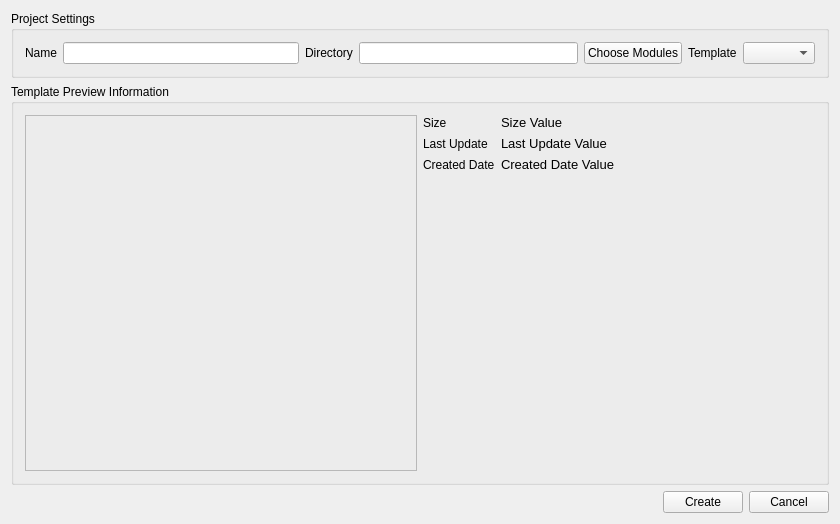
<?xml version="1.0" encoding="UTF-8"?>
<ui version="4.0">
 <class>NewProjectPageClass</class>
 <widget class="QWidget" name="NewProjectPageClass">
  <property name="windowModality">
   <enum>Qt::ApplicationModal</enum>
  </property>
  <property name="geometry">
   <rect>
    <x>0</x>
    <y>0</y>
    <width>840</width>
    <height>524</height>
   </rect>
  </property>
  <property name="font">
   <font>
    <family>Arial</family>
    <weight>50</weight>
    <italic>false</italic>
    <bold>false</bold>
   </font>
  </property>
  <property name="windowTitle">
   <string>Create a New Project</string>
  </property>
  <property name="styleSheet">
   <string notr="true"/>
  </property>
  <layout class="QVBoxLayout" name="verticalLayout">
   <item>
    <widget class="QGroupBox" name="groupBox">
     <property name="sizePolicy">
      <sizepolicy hsizetype="Preferred" vsizetype="Minimum">
       <horstretch>0</horstretch>
       <verstretch>0</verstretch>
      </sizepolicy>
     </property>
     <property name="title">
      <string>Project Settings</string>
     </property>
     <layout class="QHBoxLayout" name="horizontalLayout_7">
      <item>
       <layout class="QHBoxLayout" name="horizontalLayout">
        <item>
         <widget class="QLabel" name="label_7">
          <property name="text">
           <string>Name</string>
          </property>
         </widget>
        </item>
        <item>
         <widget class="QLineEdit" name="NameTextEdit"/>
        </item>
       </layout>
      </item>
      <item>
       <layout class="QHBoxLayout" name="horizontalLayout_4">
        <item>
         <widget class="QLabel" name="label_2">
          <property name="text">
           <string>Directory</string>
          </property>
         </widget>
        </item>
        <item>
         <widget class="QLineEdit" name="DirectoryTextEdit"/>
        </item>
       </layout>
      </item>
      <item>
       <widget class="QPushButton" name="newChooseModulesButton">
        <property name="text">
         <string>Choose Modules</string>
        </property>
       </widget>
      </item>
      <item>
       <layout class="QHBoxLayout" name="horizontalLayout_2">
        <item>
         <widget class="QLabel" name="label">
          <property name="text">
           <string>Template</string>
          </property>
         </widget>
        </item>
        <item>
         <widget class="QComboBox" name="TemplateList">
          <property name="enabled">
           <bool>true</bool>
          </property>
         </widget>
        </item>
       </layout>
      </item>
     </layout>
    </widget>
   </item>
   <item>
    <widget class="QGroupBox" name="groupBox_2">
     <property name="sizePolicy">
      <sizepolicy hsizetype="Preferred" vsizetype="Preferred">
       <horstretch>0</horstretch>
       <verstretch>1</verstretch>
      </sizepolicy>
     </property>
     <property name="title">
      <string>Template Preview Information</string>
     </property>
     <layout class="QHBoxLayout" name="horizontalLayout_6">
      <item>
       <widget class="QFrame" name="PreviewImageFrame">
        <property name="frameShape">
         <enum>QFrame::StyledPanel</enum>
        </property>
        <layout class="QHBoxLayout" name="horizontalLayout_5">
         <item>
          <widget class="QLabel" name="PreviewImage">
           <property name="minimumSize">
            <size>
             <width>200</width>
             <height>132</height>
            </size>
           </property>
          </widget>
         </item>
        </layout>
       </widget>
      </item>
      <item>
       <layout class="QFormLayout" name="formLayout">
        <item row="0" column="0">
         <widget class="QLabel" name="TemplatePreviewSizeLabel">
          <property name="text">
           <string>Size</string>
          </property>
         </widget>
        </item>
        <item row="0" column="1">
         <widget class="QLabel" name="TemplatePreviewSizeValue">
          <property name="text">
           <string>&lt;html&gt;&lt;head&gt;&lt;meta name=&quot;qrichtext&quot; content=&quot;1&quot; /&gt;&lt;style type=&quot;text/css&quot;&gt;
p, li { white-space: pre-wrap; }
&lt;/style&gt;&lt;/head&gt;&lt;body style=&quot; font-family:'MS Shell Dlg 2'; font-size:8.25pt; font-weight:400; font-style:normal;&quot;&gt;
&lt;p style=&quot; margin-top:0px; margin-bottom:0px; margin-left:0px; margin-right:0px; -qt-block-indent:0; text-indent:0px; font-size:8pt;&quot;&gt;&lt;span style=&quot; font-size:10pt;&quot;&gt;Size Value&lt;/span&gt;&lt;/p&gt;&lt;/body&gt;&lt;/html&gt;</string>
          </property>
         </widget>
        </item>
        <item row="1" column="0">
         <widget class="QLabel" name="TemplatePreviewLastUpdateLabel">
          <property name="text">
           <string>Last Update</string>
          </property>
         </widget>
        </item>
        <item row="1" column="1">
         <widget class="QLabel" name="TemplatePreviewLastUpdateValue">
          <property name="text">
           <string>&lt;html&gt;&lt;head&gt;&lt;meta name=&quot;qrichtext&quot; content=&quot;1&quot; /&gt;&lt;style type=&quot;text/css&quot;&gt;
p, li { white-space: pre-wrap; }
&lt;/style&gt;&lt;/head&gt;&lt;body style=&quot; font-family:'MS Shell Dlg 2'; font-size:8.25pt; font-weight:400; font-style:normal;&quot;&gt;
&lt;p style=&quot; margin-top:0px; margin-bottom:0px; margin-left:0px; margin-right:0px; -qt-block-indent:0; text-indent:0px; font-size:8pt;&quot;&gt;&lt;span style=&quot; font-size:10pt;&quot;&gt;Last Update Value&lt;/span&gt;&lt;/p&gt;&lt;/body&gt;&lt;/html&gt;</string>
          </property>
         </widget>
        </item>
        <item row="2" column="0">
         <widget class="QLabel" name="TemplatePreviewCreatedDateLabel">
          <property name="text">
           <string>Created Date</string>
          </property>
         </widget>
        </item>
        <item row="2" column="1">
         <widget class="QLabel" name="TemplatePreviewCreatedDateValue">
          <property name="text">
           <string>&lt;html&gt;&lt;head&gt;&lt;meta name=&quot;qrichtext&quot; content=&quot;1&quot; /&gt;&lt;style type=&quot;text/css&quot;&gt;
p, li { white-space: pre-wrap; }
&lt;/style&gt;&lt;/head&gt;&lt;body style=&quot; font-family:'MS Shell Dlg 2'; font-size:8.25pt; font-weight:400; font-style:normal;&quot;&gt;
&lt;p style=&quot; margin-top:0px; margin-bottom:0px; margin-left:0px; margin-right:0px; -qt-block-indent:0; text-indent:0px; font-size:8pt;&quot;&gt;&lt;span style=&quot; font-size:10pt;&quot;&gt;Created Date Value&lt;/span&gt;&lt;/p&gt;&lt;/body&gt;&lt;/html&gt;</string>
          </property>
         </widget>
        </item>
       </layout>
      </item>
     </layout>
    </widget>
   </item>
   <item>
    <layout class="QHBoxLayout" name="horizontalLayout_3">
     <item>
      <spacer name="horizontalSpacer">
       <property name="orientation">
        <enum>Qt::Horizontal</enum>
       </property>
       <property name="sizeHint" stdset="0">
        <size>
         <width>40</width>
         <height>20</height>
        </size>
       </property>
      </spacer>
     </item>
     <item>
      <widget class="QPushButton" name="newProjectCreateButton">
       <property name="text">
        <string>Create</string>
       </property>
      </widget>
     </item>
     <item>
      <widget class="QPushButton" name="newProjectCreateButton_2">
       <property name="text">
        <string>Cancel</string>
       </property>
      </widget>
     </item>
    </layout>
   </item>
  </layout>
 </widget>
 <layoutdefault spacing="6" margin="11"/>
 <resources/>
 <connections>
  <connection>
   <sender>newProjectCreateButton_2</sender>
   <signal>clicked()</signal>
   <receiver>NewProjectPageClass</receiver>
   <slot>close()</slot>
   <hints>
    <hint type="sourcelabel">
     <x>457</x>
     <y>429</y>
    </hint>
    <hint type="destinationlabel">
     <x>530</x>
     <y>411</y>
    </hint>
   </hints>
  </connection>
 </connections>
</ui>
